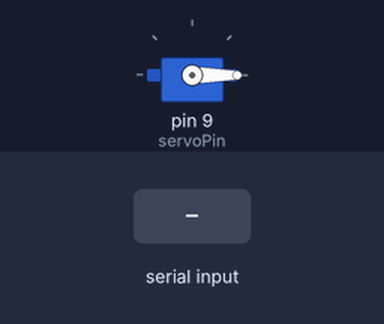
This sketch was run on a simulated Arduino Uno, built with avr-gcc and run on an emulated ATmega328P. Shown: servo. The inputs (shaded band) are chosen by the test bench.

Above: at 1.2 s.
1.3 s: "1" received over Serial
At 2.1 s:
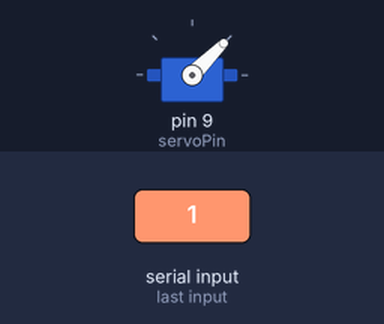
2.8 s: "2" received over Serial
At 3.3 s:
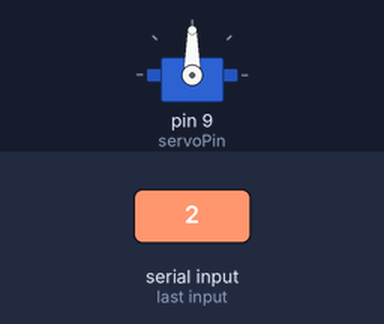
4.3 s: "3" received over Serial
At 5.5 s:
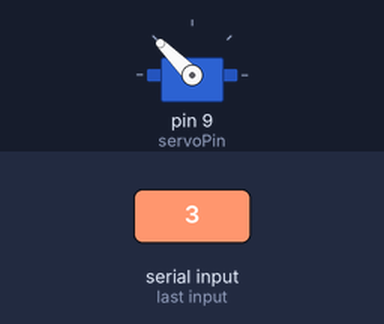
5.8 s: "4" received over Serial
At 7.0 s:
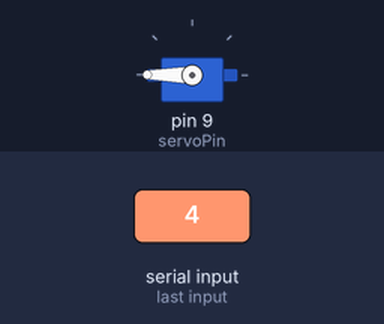
7.3 s: "0" received over Serial
At 8.2 s:
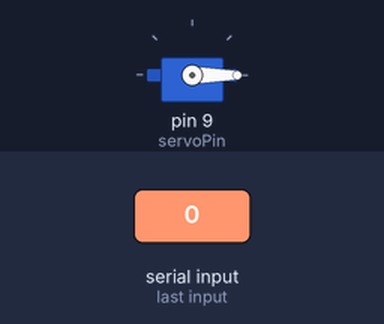
Timing chart, 0 to 9.8 s (numbered marks = the images above; inputs shaded):
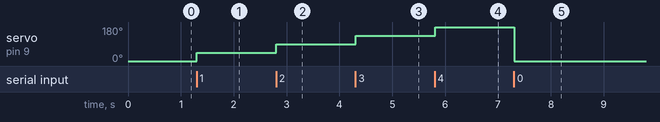

The sketch:

day5_1.ino
```cpp
#include <Servo.h>

int servoPin = 9;

Servo servo;

int angle = 0;

void setup() {
  servo.attach(servoPin);
  Serial.begin(9600);
}

void loop() {
 if(Serial.available()){
  char ch = Serial.read();

  switch(ch){
    case '0' : angle = 0;
    break;
    case '1' :  angle = 45;
    break;
    case '2' : angle = 90;
    break;
    case '3' : angle = 135;
    break;
    case '4' : angle = 180;
    break;

    case 10 :
    case 13 : break;
    default : Serial.println("Wrong Input!!!");
    }
  }
  servo.write(angle);
  delay(50);

}
```

Measured:
- after the input at 1.3 s, servo on pin 9 (servoPin): 0° → 45° at once
- after the input at 2.8 s, servo on pin 9 (servoPin): 45° → 90° at once
- after the input at 4.3 s, servo on pin 9 (servoPin): 90° → 135° at once
- after the input at 5.8 s, servo on pin 9 (servoPin): 135° → 180° at once
- after the input at 7.3 s, servo on pin 9 (servoPin): 180° → 0° at once
